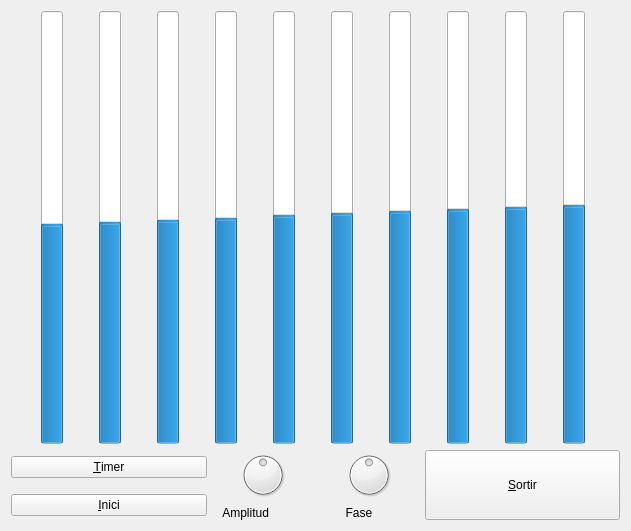
<?xml version="1.0" encoding="UTF-8"?>
<ui version="4.0">
 <class>MyForm</class>
 <widget class="QWidget" name="MyForm">
  <property name="geometry">
   <rect>
    <x>0</x>
    <y>0</y>
    <width>631</width>
    <height>531</height>
   </rect>
  </property>
  <property name="windowTitle">
   <string>Sinus</string>
  </property>
  <layout class="QGridLayout" name="gridLayout">
   <item row="0" column="0" colspan="3">
    <layout class="QHBoxLayout" name="horizontalLayout">
     <item>
      <widget class="MyProgressBar" name="progressBar">
       <property name="minimum">
        <number>-100</number>
       </property>
       <property name="value">
        <number>0</number>
       </property>
       <property name="orientation">
        <enum>Qt::Vertical</enum>
       </property>
      </widget>
     </item>
     <item>
      <widget class="MyProgressBar" name="progressBar_2">
       <property name="minimum">
        <number>-100</number>
       </property>
       <property name="value">
        <number>1</number>
       </property>
       <property name="orientation">
        <enum>Qt::Vertical</enum>
       </property>
      </widget>
     </item>
     <item>
      <widget class="MyProgressBar" name="progressBar_3">
       <property name="minimum">
        <number>-100</number>
       </property>
       <property name="value">
        <number>2</number>
       </property>
       <property name="orientation">
        <enum>Qt::Vertical</enum>
       </property>
      </widget>
     </item>
     <item>
      <widget class="MyProgressBar" name="progressBar_4">
       <property name="minimum">
        <number>-100</number>
       </property>
       <property name="value">
        <number>3</number>
       </property>
       <property name="orientation">
        <enum>Qt::Vertical</enum>
       </property>
      </widget>
     </item>
     <item>
      <widget class="MyProgressBar" name="progressBar_5">
       <property name="minimum">
        <number>-100</number>
       </property>
       <property name="value">
        <number>4</number>
       </property>
       <property name="orientation">
        <enum>Qt::Vertical</enum>
       </property>
      </widget>
     </item>
     <item>
      <widget class="MyProgressBar" name="progressBar_6">
       <property name="minimum">
        <number>-100</number>
       </property>
       <property name="value">
        <number>5</number>
       </property>
       <property name="orientation">
        <enum>Qt::Vertical</enum>
       </property>
      </widget>
     </item>
     <item>
      <widget class="MyProgressBar" name="progressBar_8">
       <property name="minimum">
        <number>-100</number>
       </property>
       <property name="value">
        <number>6</number>
       </property>
       <property name="orientation">
        <enum>Qt::Vertical</enum>
       </property>
      </widget>
     </item>
     <item>
      <widget class="MyProgressBar" name="progressBar_9">
       <property name="minimum">
        <number>-100</number>
       </property>
       <property name="value">
        <number>7</number>
       </property>
       <property name="orientation">
        <enum>Qt::Vertical</enum>
       </property>
      </widget>
     </item>
     <item>
      <widget class="MyProgressBar" name="progressBar_7">
       <property name="minimum">
        <number>-100</number>
       </property>
       <property name="value">
        <number>8</number>
       </property>
       <property name="orientation">
        <enum>Qt::Vertical</enum>
       </property>
      </widget>
     </item>
     <item>
      <widget class="MyProgressBar" name="progressBar_10">
       <property name="minimum">
        <number>-100</number>
       </property>
       <property name="value">
        <number>9</number>
       </property>
       <property name="orientation">
        <enum>Qt::Vertical</enum>
       </property>
      </widget>
     </item>
    </layout>
   </item>
   <item row="1" column="0">
    <widget class="QPushButton" name="TimeButton">
     <property name="text">
      <string>&amp;Timer</string>
     </property>
    </widget>
   </item>
   <item row="1" column="1" rowspan="2">
    <layout class="QHBoxLayout" name="horizontalLayout_2">
     <item>
      <layout class="QVBoxLayout" name="verticalLayout">
       <item>
        <widget class="QDial" name="dial">
         <property name="maximum">
          <number>100</number>
         </property>
         <property name="value">
          <number>50</number>
         </property>
        </widget>
       </item>
       <item>
        <widget class="QLabel" name="label">
         <property name="text">
          <string>   Amplitud</string>
         </property>
        </widget>
       </item>
      </layout>
     </item>
     <item>
      <layout class="QVBoxLayout" name="verticalLayout_2">
       <item>
        <widget class="QDial" name="dial_2">
         <property name="minimum">
          <number>-50</number>
         </property>
         <property name="maximum">
          <number>50</number>
         </property>
         <property name="singleStep">
          <number>0</number>
         </property>
        </widget>
       </item>
       <item>
        <widget class="QLabel" name="label_2">
         <property name="text">
          <string>        Fase</string>
         </property>
        </widget>
       </item>
      </layout>
     </item>
    </layout>
   </item>
   <item row="1" column="2" rowspan="2">
    <widget class="QSplitter" name="splitter">
     <property name="orientation">
      <enum>Qt::Vertical</enum>
     </property>
     <widget class="QPushButton" name="pushButton">
      <property name="text">
       <string>&amp;Sortir</string>
      </property>
     </widget>
    </widget>
   </item>
   <item row="2" column="0">
    <widget class="QPushButton" name="pushButton_2">
     <property name="text">
      <string>&amp;Inici</string>
     </property>
    </widget>
   </item>
  </layout>
 </widget>
 <customwidgets>
  <customwidget>
   <class>MyProgressBar</class>
   <extends>QProgressBar</extends>
   <header>MyProgressBar.h</header>
   <slots>
    <slot>initialState()</slot>
    <slot>cambiarAmp(int)</slot>
    <slot>cambiarFase(int)</slot>
    <slot>Alwaqt()</slot>
   </slots>
  </customwidget>
 </customwidgets>
 <resources/>
 <connections>
  <connection>
   <sender>pushButton</sender>
   <signal>clicked()</signal>
   <receiver>MyForm</receiver>
   <slot>close()</slot>
   <hints>
    <hint type="sourcelabel">
     <x>753</x>
     <y>811</y>
    </hint>
    <hint type="destinationlabel">
     <x>815</x>
     <y>871</y>
    </hint>
   </hints>
  </connection>
  <connection>
   <sender>dial</sender>
   <signal>sliderMoved(int)</signal>
   <receiver>progressBar_8</receiver>
   <slot>cambiarAmp(int)</slot>
   <hints>
    <hint type="sourcelabel">
     <x>496</x>
     <y>835</y>
    </hint>
    <hint type="destinationlabel">
     <x>700</x>
     <y>440</y>
    </hint>
   </hints>
  </connection>
  <connection>
   <sender>dial</sender>
   <signal>sliderMoved(int)</signal>
   <receiver>progressBar_10</receiver>
   <slot>cambiarAmp(int)</slot>
   <hints>
    <hint type="sourcelabel">
     <x>548</x>
     <y>821</y>
    </hint>
    <hint type="destinationlabel">
     <x>1013</x>
     <y>511</y>
    </hint>
   </hints>
  </connection>
  <connection>
   <sender>dial_2</sender>
   <signal>sliderMoved(int)</signal>
   <receiver>progressBar_4</receiver>
   <slot>cambiarFase(int)</slot>
   <hints>
    <hint type="sourcelabel">
     <x>627</x>
     <y>842</y>
    </hint>
    <hint type="destinationlabel">
     <x>415</x>
     <y>723</y>
    </hint>
   </hints>
  </connection>
  <connection>
   <sender>pushButton_2</sender>
   <signal>clicked()</signal>
   <receiver>progressBar_3</receiver>
   <slot>initialState()</slot>
   <hints>
    <hint type="sourcelabel">
     <x>54</x>
     <y>858</y>
    </hint>
    <hint type="destinationlabel">
     <x>292</x>
     <y>49</y>
    </hint>
   </hints>
  </connection>
  <connection>
   <sender>dial</sender>
   <signal>sliderMoved(int)</signal>
   <receiver>progressBar_3</receiver>
   <slot>cambiarAmp(int)</slot>
   <hints>
    <hint type="sourcelabel">
     <x>423</x>
     <y>817</y>
    </hint>
    <hint type="destinationlabel">
     <x>312</x>
     <y>351</y>
    </hint>
   </hints>
  </connection>
  <connection>
   <sender>dial</sender>
   <signal>sliderMoved(int)</signal>
   <receiver>progressBar_5</receiver>
   <slot>cambiarAmp(int)</slot>
   <hints>
    <hint type="sourcelabel">
     <x>457</x>
     <y>815</y>
    </hint>
    <hint type="destinationlabel">
     <x>492</x>
     <y>396</y>
    </hint>
   </hints>
  </connection>
  <connection>
   <sender>dial</sender>
   <signal>sliderMoved(int)</signal>
   <receiver>progressBar</receiver>
   <slot>cambiarAmp(int)</slot>
   <hints>
    <hint type="sourcelabel">
     <x>382</x>
     <y>817</y>
    </hint>
    <hint type="destinationlabel">
     <x>106</x>
     <y>309</y>
    </hint>
   </hints>
  </connection>
  <connection>
   <sender>dial</sender>
   <signal>sliderMoved(int)</signal>
   <receiver>progressBar_7</receiver>
   <slot>cambiarAmp(int)</slot>
   <hints>
    <hint type="sourcelabel">
     <x>536</x>
     <y>824</y>
    </hint>
    <hint type="destinationlabel">
     <x>909</x>
     <y>487</y>
    </hint>
   </hints>
  </connection>
  <connection>
   <sender>pushButton_2</sender>
   <signal>clicked()</signal>
   <receiver>progressBar</receiver>
   <slot>initialState()</slot>
   <hints>
    <hint type="sourcelabel">
     <x>14</x>
     <y>865</y>
    </hint>
    <hint type="destinationlabel">
     <x>98</x>
     <y>12</y>
    </hint>
   </hints>
  </connection>
  <connection>
   <sender>dial_2</sender>
   <signal>sliderMoved(int)</signal>
   <receiver>progressBar</receiver>
   <slot>cambiarFase(int)</slot>
   <hints>
    <hint type="sourcelabel">
     <x>568</x>
     <y>819</y>
    </hint>
    <hint type="destinationlabel">
     <x>106</x>
     <y>780</y>
    </hint>
   </hints>
  </connection>
  <connection>
   <sender>pushButton_2</sender>
   <signal>clicked()</signal>
   <receiver>progressBar_7</receiver>
   <slot>initialState()</slot>
   <hints>
    <hint type="sourcelabel">
     <x>184</x>
     <y>863</y>
    </hint>
    <hint type="destinationlabel">
     <x>915</x>
     <y>197</y>
    </hint>
   </hints>
  </connection>
  <connection>
   <sender>dial_2</sender>
   <signal>sliderMoved(int)</signal>
   <receiver>progressBar_5</receiver>
   <slot>cambiarFase(int)</slot>
   <hints>
    <hint type="sourcelabel">
     <x>647</x>
     <y>820</y>
    </hint>
    <hint type="destinationlabel">
     <x>518</x>
     <y>704</y>
    </hint>
   </hints>
  </connection>
  <connection>
   <sender>dial_2</sender>
   <signal>sliderMoved(int)</signal>
   <receiver>progressBar_3</receiver>
   <slot>cambiarFase(int)</slot>
   <hints>
    <hint type="sourcelabel">
     <x>605</x>
     <y>818</y>
    </hint>
    <hint type="destinationlabel">
     <x>312</x>
     <y>740</y>
    </hint>
   </hints>
  </connection>
  <connection>
   <sender>pushButton_2</sender>
   <signal>clicked()</signal>
   <receiver>progressBar_8</receiver>
   <slot>initialState()</slot>
   <hints>
    <hint type="sourcelabel">
     <x>140</x>
     <y>865</y>
    </hint>
    <hint type="destinationlabel">
     <x>715</x>
     <y>147</y>
    </hint>
   </hints>
  </connection>
  <connection>
   <sender>pushButton_2</sender>
   <signal>clicked()</signal>
   <receiver>progressBar_4</receiver>
   <slot>initialState()</slot>
   <hints>
    <hint type="sourcelabel">
     <x>74</x>
     <y>862</y>
    </hint>
    <hint type="destinationlabel">
     <x>401</x>
     <y>69</y>
    </hint>
   </hints>
  </connection>
  <connection>
   <sender>dial_2</sender>
   <signal>sliderMoved(int)</signal>
   <receiver>progressBar_6</receiver>
   <slot>cambiarFase(int)</slot>
   <hints>
    <hint type="sourcelabel">
     <x>668</x>
     <y>813</y>
    </hint>
    <hint type="destinationlabel">
     <x>616</x>
     <y>684</y>
    </hint>
   </hints>
  </connection>
  <connection>
   <sender>dial</sender>
   <signal>sliderMoved(int)</signal>
   <receiver>progressBar_4</receiver>
   <slot>cambiarAmp(int)</slot>
   <hints>
    <hint type="sourcelabel">
     <x>440</x>
     <y>824</y>
    </hint>
    <hint type="destinationlabel">
     <x>396</x>
     <y>372</y>
    </hint>
   </hints>
  </connection>
  <connection>
   <sender>pushButton_2</sender>
   <signal>clicked()</signal>
   <receiver>progressBar_5</receiver>
   <slot>initialState()</slot>
   <hints>
    <hint type="sourcelabel">
     <x>95</x>
     <y>860</y>
    </hint>
    <hint type="destinationlabel">
     <x>501</x>
     <y>94</y>
    </hint>
   </hints>
  </connection>
  <connection>
   <sender>pushButton_2</sender>
   <signal>clicked()</signal>
   <receiver>progressBar_9</receiver>
   <slot>initialState()</slot>
   <hints>
    <hint type="sourcelabel">
     <x>162</x>
     <y>865</y>
    </hint>
    <hint type="destinationlabel">
     <x>816</x>
     <y>176</y>
    </hint>
   </hints>
  </connection>
  <connection>
   <sender>pushButton_2</sender>
   <signal>clicked()</signal>
   <receiver>progressBar_2</receiver>
   <slot>initialState()</slot>
   <hints>
    <hint type="sourcelabel">
     <x>34</x>
     <y>865</y>
    </hint>
    <hint type="destinationlabel">
     <x>188</x>
     <y>31</y>
    </hint>
   </hints>
  </connection>
  <connection>
   <sender>pushButton_2</sender>
   <signal>clicked()</signal>
   <receiver>progressBar_6</receiver>
   <slot>initialState()</slot>
   <hints>
    <hint type="sourcelabel">
     <x>117</x>
     <y>863</y>
    </hint>
    <hint type="destinationlabel">
     <x>605</x>
     <y>121</y>
    </hint>
   </hints>
  </connection>
  <connection>
   <sender>dial_2</sender>
   <signal>sliderMoved(int)</signal>
   <receiver>progressBar_2</receiver>
   <slot>cambiarFase(int)</slot>
   <hints>
    <hint type="sourcelabel">
     <x>585</x>
     <y>823</y>
    </hint>
    <hint type="destinationlabel">
     <x>209</x>
     <y>759</y>
    </hint>
   </hints>
  </connection>
  <connection>
   <sender>dial</sender>
   <signal>sliderMoved(int)</signal>
   <receiver>progressBar_9</receiver>
   <slot>cambiarAmp(int)</slot>
   <hints>
    <hint type="sourcelabel">
     <x>517</x>
     <y>825</y>
    </hint>
    <hint type="destinationlabel">
     <x>801</x>
     <y>464</y>
    </hint>
   </hints>
  </connection>
  <connection>
   <sender>dial_2</sender>
   <signal>sliderMoved(int)</signal>
   <receiver>progressBar_9</receiver>
   <slot>cambiarFase(int)</slot>
   <hints>
    <hint type="sourcelabel">
     <x>708</x>
     <y>808</y>
    </hint>
    <hint type="destinationlabel">
     <x>801</x>
     <y>643</y>
    </hint>
   </hints>
  </connection>
  <connection>
   <sender>dial</sender>
   <signal>sliderMoved(int)</signal>
   <receiver>progressBar_6</receiver>
   <slot>cambiarAmp(int)</slot>
   <hints>
    <hint type="sourcelabel">
     <x>475</x>
     <y>818</y>
    </hint>
    <hint type="destinationlabel">
     <x>595</x>
     <y>418</y>
    </hint>
   </hints>
  </connection>
  <connection>
   <sender>dial_2</sender>
   <signal>sliderMoved(int)</signal>
   <receiver>progressBar_7</receiver>
   <slot>cambiarFase(int)</slot>
   <hints>
    <hint type="sourcelabel">
     <x>727</x>
     <y>816</y>
    </hint>
    <hint type="destinationlabel">
     <x>904</x>
     <y>617</y>
    </hint>
   </hints>
  </connection>
  <connection>
   <sender>pushButton_2</sender>
   <signal>clicked()</signal>
   <receiver>progressBar_10</receiver>
   <slot>initialState()</slot>
   <hints>
    <hint type="sourcelabel">
     <x>205</x>
     <y>865</y>
    </hint>
    <hint type="destinationlabel">
     <x>1017</x>
     <y>220</y>
    </hint>
   </hints>
  </connection>
  <connection>
   <sender>dial</sender>
   <signal>sliderMoved(int)</signal>
   <receiver>progressBar_2</receiver>
   <slot>cambiarAmp(int)</slot>
   <hints>
    <hint type="sourcelabel">
     <x>404</x>
     <y>818</y>
    </hint>
    <hint type="destinationlabel">
     <x>197</x>
     <y>329</y>
    </hint>
   </hints>
  </connection>
  <connection>
   <sender>dial_2</sender>
   <signal>sliderMoved(int)</signal>
   <receiver>progressBar_10</receiver>
   <slot>cambiarFase(int)</slot>
   <hints>
    <hint type="sourcelabel">
     <x>741</x>
     <y>823</y>
    </hint>
    <hint type="destinationlabel">
     <x>1007</x>
     <y>595</y>
    </hint>
   </hints>
  </connection>
  <connection>
   <sender>dial_2</sender>
   <signal>sliderMoved(int)</signal>
   <receiver>progressBar_8</receiver>
   <slot>cambiarFase(int)</slot>
   <hints>
    <hint type="sourcelabel">
     <x>688</x>
     <y>820</y>
    </hint>
    <hint type="destinationlabel">
     <x>708</x>
     <y>666</y>
    </hint>
   </hints>
  </connection>
  <connection>
   <sender>TimeButton</sender>
   <signal>clicked()</signal>
   <receiver>progressBar</receiver>
   <slot>Alwaqt()</slot>
   <hints>
    <hint type="sourcelabel">
     <x>9</x>
     <y>832</y>
    </hint>
    <hint type="destinationlabel">
     <x>88</x>
     <y>80</y>
    </hint>
   </hints>
  </connection>
  <connection>
   <sender>TimeButton</sender>
   <signal>clicked()</signal>
   <receiver>progressBar_2</receiver>
   <slot>Alwaqt()</slot>
   <hints>
    <hint type="sourcelabel">
     <x>31</x>
     <y>835</y>
    </hint>
    <hint type="destinationlabel">
     <x>209</x>
     <y>107</y>
    </hint>
   </hints>
  </connection>
  <connection>
   <sender>TimeButton</sender>
   <signal>clicked()</signal>
   <receiver>progressBar_3</receiver>
   <slot>Alwaqt()</slot>
   <hints>
    <hint type="sourcelabel">
     <x>54</x>
     <y>830</y>
    </hint>
    <hint type="destinationlabel">
     <x>312</x>
     <y>131</y>
    </hint>
   </hints>
  </connection>
  <connection>
   <sender>TimeButton</sender>
   <signal>clicked()</signal>
   <receiver>progressBar_4</receiver>
   <slot>Alwaqt()</slot>
   <hints>
    <hint type="sourcelabel">
     <x>76</x>
     <y>834</y>
    </hint>
    <hint type="destinationlabel">
     <x>394</x>
     <y>161</y>
    </hint>
   </hints>
  </connection>
  <connection>
   <sender>TimeButton</sender>
   <signal>clicked()</signal>
   <receiver>progressBar_5</receiver>
   <slot>Alwaqt()</slot>
   <hints>
    <hint type="sourcelabel">
     <x>97</x>
     <y>835</y>
    </hint>
    <hint type="destinationlabel">
     <x>492</x>
     <y>189</y>
    </hint>
   </hints>
  </connection>
  <connection>
   <sender>TimeButton</sender>
   <signal>clicked()</signal>
   <receiver>progressBar_6</receiver>
   <slot>Alwaqt()</slot>
   <hints>
    <hint type="sourcelabel">
     <x>118</x>
     <y>831</y>
    </hint>
    <hint type="destinationlabel">
     <x>605</x>
     <y>214</y>
    </hint>
   </hints>
  </connection>
  <connection>
   <sender>TimeButton</sender>
   <signal>clicked()</signal>
   <receiver>progressBar_8</receiver>
   <slot>Alwaqt()</slot>
   <hints>
    <hint type="sourcelabel">
     <x>136</x>
     <y>835</y>
    </hint>
    <hint type="destinationlabel">
     <x>706</x>
     <y>238</y>
    </hint>
   </hints>
  </connection>
  <connection>
   <sender>TimeButton</sender>
   <signal>clicked()</signal>
   <receiver>progressBar_9</receiver>
   <slot>Alwaqt()</slot>
   <hints>
    <hint type="sourcelabel">
     <x>156</x>
     <y>835</y>
    </hint>
    <hint type="destinationlabel">
     <x>808</x>
     <y>260</y>
    </hint>
   </hints>
  </connection>
  <connection>
   <sender>TimeButton</sender>
   <signal>clicked()</signal>
   <receiver>progressBar_7</receiver>
   <slot>Alwaqt()</slot>
   <hints>
    <hint type="sourcelabel">
     <x>179</x>
     <y>831</y>
    </hint>
    <hint type="destinationlabel">
     <x>906</x>
     <y>280</y>
    </hint>
   </hints>
  </connection>
  <connection>
   <sender>TimeButton</sender>
   <signal>clicked()</signal>
   <receiver>progressBar_10</receiver>
   <slot>Alwaqt()</slot>
   <hints>
    <hint type="sourcelabel">
     <x>202</x>
     <y>835</y>
    </hint>
    <hint type="destinationlabel">
     <x>1016</x>
     <y>303</y>
    </hint>
   </hints>
  </connection>
 </connections>
</ui>
